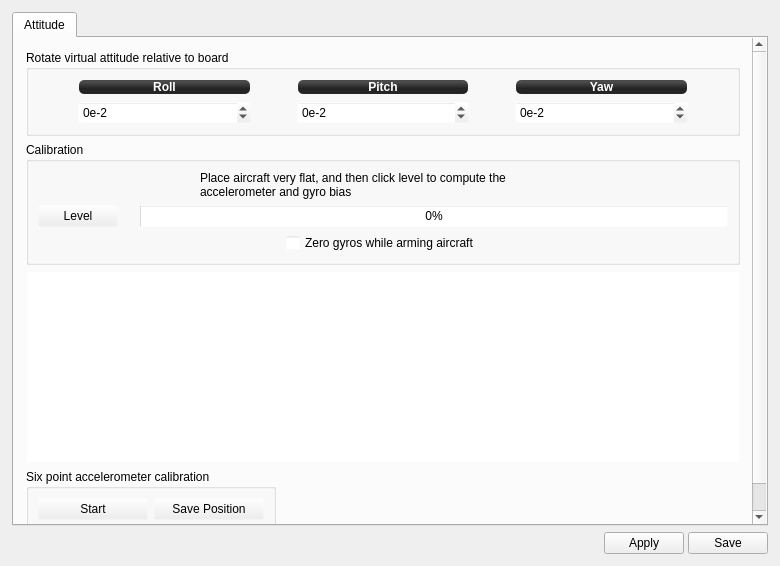
<?xml version="1.0" encoding="UTF-8"?>
<ui version="4.0">
 <class>ccattitude</class>
 <widget class="QWidget" name="ccattitude">
  <property name="geometry">
   <rect>
    <x>0</x>
    <y>0</y>
    <width>780</width>
    <height>566</height>
   </rect>
  </property>
  <property name="windowTitle">
   <string>Form</string>
  </property>
  <layout class="QVBoxLayout" name="verticalLayout_5">
   <property name="margin">
    <number>12</number>
   </property>
   <item>
    <widget class="QTabWidget" name="tabWidget">
     <property name="currentIndex">
      <number>0</number>
     </property>
     <widget class="QWidget" name="Attitude">
      <attribute name="title">
       <string>Attitude</string>
      </attribute>
      <layout class="QVBoxLayout" name="verticalLayout_3">
       <property name="margin">
        <number>0</number>
       </property>
       <item>
        <widget class="QScrollArea" name="scrollArea">
         <property name="palette">
          <palette>
           <active>
            <colorrole role="Base">
             <brush brushstyle="SolidPattern">
              <color alpha="255">
               <red>255</red>
               <green>255</green>
               <blue>255</blue>
              </color>
             </brush>
            </colorrole>
            <colorrole role="Window">
             <brush brushstyle="SolidPattern">
              <color alpha="0">
               <red>232</red>
               <green>232</green>
               <blue>232</blue>
              </color>
             </brush>
            </colorrole>
           </active>
           <inactive>
            <colorrole role="Base">
             <brush brushstyle="SolidPattern">
              <color alpha="255">
               <red>255</red>
               <green>255</green>
               <blue>255</blue>
              </color>
             </brush>
            </colorrole>
            <colorrole role="Window">
             <brush brushstyle="SolidPattern">
              <color alpha="0">
               <red>232</red>
               <green>232</green>
               <blue>232</blue>
              </color>
             </brush>
            </colorrole>
           </inactive>
           <disabled>
            <colorrole role="Base">
             <brush brushstyle="SolidPattern">
              <color alpha="0">
               <red>232</red>
               <green>232</green>
               <blue>232</blue>
              </color>
             </brush>
            </colorrole>
            <colorrole role="Window">
             <brush brushstyle="SolidPattern">
              <color alpha="0">
               <red>232</red>
               <green>232</green>
               <blue>232</blue>
              </color>
             </brush>
            </colorrole>
           </disabled>
          </palette>
         </property>
         <property name="frameShape">
          <enum>QFrame::NoFrame</enum>
         </property>
         <property name="frameShadow">
          <enum>QFrame::Plain</enum>
         </property>
         <property name="widgetResizable">
          <bool>true</bool>
         </property>
         <widget class="QWidget" name="scrollAreaWidgetContents">
          <property name="geometry">
           <rect>
            <x>0</x>
            <y>0</y>
            <width>759</width>
            <height>679</height>
           </rect>
          </property>
          <layout class="QVBoxLayout" name="verticalLayout">
           <property name="margin">
            <number>12</number>
           </property>
           <item>
            <widget class="QGroupBox" name="groupBox">
             <property name="title">
              <string>Rotate virtual attitude relative to board</string>
             </property>
             <layout class="QGridLayout" name="gridLayout" columnstretch="0,1,0,1,0,1,0">
              <item row="0" column="1">
               <widget class="QLabel" name="label_2">
                <property name="styleSheet">
                 <string notr="true">background-color: qlineargradient(spread:reflect, x1:0.507, y1:0, x2:0.507, y2:0.772, stop:0.208955 rgba(74, 74, 74, 255), stop:0.78607 rgba(36, 36, 36, 255));
color: rgb(255, 255, 255);
border-radius: 5;
font: bold 12px;
margin:1px;</string>
                </property>
                <property name="text">
                 <string>Roll</string>
                </property>
                <property name="alignment">
                 <set>Qt::AlignCenter</set>
                </property>
               </widget>
              </item>
              <item row="1" column="1">
               <widget class="QSpinBox" name="rollBias">
                <property name="suffix">
                 <string>e-2</string>
                </property>
                <property name="minimum">
                 <number>-18000</number>
                </property>
                <property name="maximum">
                 <number>18000</number>
                </property>
               </widget>
              </item>
              <item row="1" column="4">
               <spacer name="horizontalSpacer_9">
                <property name="orientation">
                 <enum>Qt::Horizontal</enum>
                </property>
                <property name="sizeHint" stdset="0">
                 <size>
                  <width>40</width>
                  <height>20</height>
                 </size>
                </property>
               </spacer>
              </item>
              <item row="1" column="5">
               <widget class="QSpinBox" name="yawBias">
                <property name="suffix">
                 <string>e-2</string>
                </property>
                <property name="minimum">
                 <number>-18000</number>
                </property>
                <property name="maximum">
                 <number>18000</number>
                </property>
               </widget>
              </item>
              <item row="0" column="5">
               <widget class="QLabel" name="label_4">
                <property name="styleSheet">
                 <string notr="true">background-color: qlineargradient(spread:reflect, x1:0.507, y1:0, x2:0.507, y2:0.772, stop:0.208955 rgba(74, 74, 74, 255), stop:0.78607 rgba(36, 36, 36, 255));
color: rgb(255, 255, 255);
border-radius: 5;
font: bold 12px;
margin:1px;</string>
                </property>
                <property name="text">
                 <string>Yaw</string>
                </property>
                <property name="alignment">
                 <set>Qt::AlignCenter</set>
                </property>
               </widget>
              </item>
              <item row="1" column="2">
               <spacer name="horizontalSpacer_8">
                <property name="orientation">
                 <enum>Qt::Horizontal</enum>
                </property>
                <property name="sizeHint" stdset="0">
                 <size>
                  <width>40</width>
                  <height>20</height>
                 </size>
                </property>
               </spacer>
              </item>
              <item row="0" column="3">
               <widget class="QLabel" name="label_3">
                <property name="styleSheet">
                 <string notr="true">background-color: qlineargradient(spread:reflect, x1:0.507, y1:0, x2:0.507, y2:0.772, stop:0.208955 rgba(74, 74, 74, 255), stop:0.78607 rgba(36, 36, 36, 255));
color: rgb(255, 255, 255);
border-radius: 5;
font: bold 12px;
margin:1px;</string>
                </property>
                <property name="text">
                 <string>Pitch</string>
                </property>
                <property name="alignment">
                 <set>Qt::AlignCenter</set>
                </property>
               </widget>
              </item>
              <item row="1" column="3">
               <widget class="QSpinBox" name="pitchBias">
                <property name="suffix">
                 <string>e-2</string>
                </property>
                <property name="minimum">
                 <number>-9000</number>
                </property>
                <property name="maximum">
                 <number>9000</number>
                </property>
               </widget>
              </item>
              <item row="1" column="0">
               <spacer name="horizontalSpacer_7">
                <property name="orientation">
                 <enum>Qt::Horizontal</enum>
                </property>
                <property name="sizeHint" stdset="0">
                 <size>
                  <width>40</width>
                  <height>20</height>
                 </size>
                </property>
               </spacer>
              </item>
              <item row="1" column="6">
               <spacer name="horizontalSpacer_10">
                <property name="orientation">
                 <enum>Qt::Horizontal</enum>
                </property>
                <property name="sizeHint" stdset="0">
                 <size>
                  <width>40</width>
                  <height>20</height>
                 </size>
                </property>
               </spacer>
              </item>
             </layout>
            </widget>
           </item>
           <item>
            <widget class="QGroupBox" name="groupBox_2">
             <property name="title">
              <string>Calibration</string>
             </property>
             <layout class="QGridLayout" name="gridLayout_2">
              <item row="0" column="0" colspan="3">
               <layout class="QHBoxLayout" name="horizontalLayout_2">
                <item>
                 <spacer name="horizontalSpacer_2">
                  <property name="orientation">
                   <enum>Qt::Horizontal</enum>
                  </property>
                  <property name="sizeHint" stdset="0">
                   <size>
                    <width>40</width>
                    <height>20</height>
                   </size>
                  </property>
                 </spacer>
                </item>
                <item>
                 <widget class="QLabel" name="label">
                  <property name="minimumSize">
                   <size>
                    <width>366</width>
                    <height>0</height>
                   </size>
                  </property>
                  <property name="text">
                   <string>Place aircraft very flat, and then click level to compute the accelerometer and gyro bias</string>
                  </property>
                  <property name="wordWrap">
                   <bool>true</bool>
                  </property>
                 </widget>
                </item>
                <item>
                 <spacer name="horizontalSpacer_3">
                  <property name="orientation">
                   <enum>Qt::Horizontal</enum>
                  </property>
                  <property name="sizeHint" stdset="0">
                   <size>
                    <width>40</width>
                    <height>20</height>
                   </size>
                  </property>
                 </spacer>
                </item>
               </layout>
              </item>
              <item row="1" column="0">
               <widget class="QPushButton" name="zeroBias">
                <property name="maximumSize">
                 <size>
                  <width>500</width>
                  <height>16777215</height>
                 </size>
                </property>
                <property name="toolTip">
                 <string>Launch horizontal calibration.</string>
                </property>
                <property name="text">
                 <string>Level</string>
                </property>
               </widget>
              </item>
              <item row="1" column="1">
               <spacer name="horizontalSpacer_4">
                <property name="orientation">
                 <enum>Qt::Horizontal</enum>
                </property>
                <property name="sizeType">
                 <enum>QSizePolicy::Fixed</enum>
                </property>
                <property name="sizeHint" stdset="0">
                 <size>
                  <width>10</width>
                  <height>20</height>
                 </size>
                </property>
               </spacer>
              </item>
              <item row="1" column="2">
               <widget class="QProgressBar" name="zeroBiasProgress">
                <property name="minimumSize">
                 <size>
                  <width>300</width>
                  <height>0</height>
                 </size>
                </property>
                <property name="value">
                 <number>0</number>
                </property>
               </widget>
              </item>
              <item row="2" column="0" colspan="3">
               <layout class="QHBoxLayout" name="horizontalLayout_3">
                <item>
                 <spacer name="horizontalSpacer_5">
                  <property name="orientation">
                   <enum>Qt::Horizontal</enum>
                  </property>
                  <property name="sizeHint" stdset="0">
                   <size>
                    <width>40</width>
                    <height>20</height>
                   </size>
                  </property>
                 </spacer>
                </item>
                <item>
                 <widget class="QCheckBox" name="zeroGyroBiasOnArming">
                  <property name="toolTip">
                   <string>If enabled, a fast recalibration of gyro zero point will be done
whenever the frame is armed. Do not move the airframe while
arming it in that case!</string>
                  </property>
                  <property name="text">
                   <string>Zero gyros while arming aircraft</string>
                  </property>
                 </widget>
                </item>
                <item>
                 <spacer name="horizontalSpacer_6">
                  <property name="orientation">
                   <enum>Qt::Horizontal</enum>
                  </property>
                  <property name="sizeHint" stdset="0">
                   <size>
                    <width>40</width>
                    <height>20</height>
                   </size>
                  </property>
                 </spacer>
                </item>
               </layout>
              </item>
             </layout>
            </widget>
           </item>
           <item>
            <widget class="QTextEdit" name="sixPointCalibInstructions">
             <property name="maximumSize">
              <size>
               <width>16777215</width>
               <height>16777215</height>
              </size>
             </property>
             <property name="toolTip">
              <string>Six Point Calibration instructions</string>
             </property>
            </widget>
           </item>
           <item>
            <widget class="QGroupBox" name="groupBox_3">
             <property name="minimumSize">
              <size>
               <width>0</width>
               <height>0</height>
              </size>
             </property>
             <property name="maximumSize">
              <size>
               <width>250</width>
               <height>16777215</height>
              </size>
             </property>
             <property name="title">
              <string>Six point accelerometer calibration</string>
             </property>
             <layout class="QGridLayout" name="gridLayout_3">
              <item row="1" column="1">
               <widget class="QPushButton" name="sixPointsStart">
                <property name="text">
                 <string>Start</string>
                </property>
               </widget>
              </item>
              <item row="1" column="2">
               <widget class="QPushButton" name="sixPointsSave">
                <property name="text">
                 <string>Save Position</string>
                </property>
               </widget>
              </item>
             </layout>
            </widget>
           </item>
           <item>
            <spacer name="verticalSpacer_2">
             <property name="orientation">
              <enum>Qt::Vertical</enum>
             </property>
             <property name="sizeHint" stdset="0">
              <size>
               <width>20</width>
               <height>10</height>
              </size>
             </property>
            </spacer>
           </item>
          </layout>
         </widget>
        </widget>
       </item>
      </layout>
     </widget>
    </widget>
   </item>
   <item>
    <layout class="QHBoxLayout" name="horizontalLayout">
     <property name="spacing">
      <number>4</number>
     </property>
     <item>
      <spacer name="horizontalSpacer">
       <property name="orientation">
        <enum>Qt::Horizontal</enum>
       </property>
       <property name="sizeHint" stdset="0">
        <size>
         <width>380</width>
         <height>20</height>
        </size>
       </property>
      </spacer>
     </item>
     <item>
      <widget class="QPushButton" name="ccAttitudeHelp">
       <property name="sizePolicy">
        <sizepolicy hsizetype="Fixed" vsizetype="Fixed">
         <horstretch>0</horstretch>
         <verstretch>0</verstretch>
        </sizepolicy>
       </property>
       <property name="maximumSize">
        <size>
         <width>25</width>
         <height>25</height>
        </size>
       </property>
       <property name="toolTip">
        <string>Takes you to the wiki page</string>
       </property>
       <property name="text">
        <string/>
       </property>
       <property name="icon">
        <iconset resource="../coreplugin/core.qrc">
         <normaloff>:/core/images/helpicon.svg</normaloff>:/core/images/helpicon.svg</iconset>
       </property>
       <property name="iconSize">
        <size>
         <width>25</width>
         <height>25</height>
        </size>
       </property>
       <property name="flat">
        <bool>true</bool>
       </property>
      </widget>
     </item>
     <item>
      <widget class="QPushButton" name="applyButton">
       <property name="minimumSize">
        <size>
         <width>0</width>
         <height>0</height>
        </size>
       </property>
       <property name="text">
        <string>Apply</string>
       </property>
      </widget>
     </item>
     <item>
      <widget class="QPushButton" name="saveButton">
       <property name="minimumSize">
        <size>
         <width>0</width>
         <height>0</height>
        </size>
       </property>
       <property name="maximumSize">
        <size>
         <width>16777215</width>
         <height>32</height>
        </size>
       </property>
       <property name="toolTip">
        <string>Click to permanently save the accel bias in the CopterControl Flash.</string>
       </property>
       <property name="text">
        <string>Save</string>
       </property>
       <property name="iconSize">
        <size>
         <width>25</width>
         <height>25</height>
        </size>
       </property>
      </widget>
     </item>
    </layout>
   </item>
  </layout>
 </widget>
 <resources>
  <include location="../coreplugin/core.qrc"/>
 </resources>
 <connections/>
</ui>
